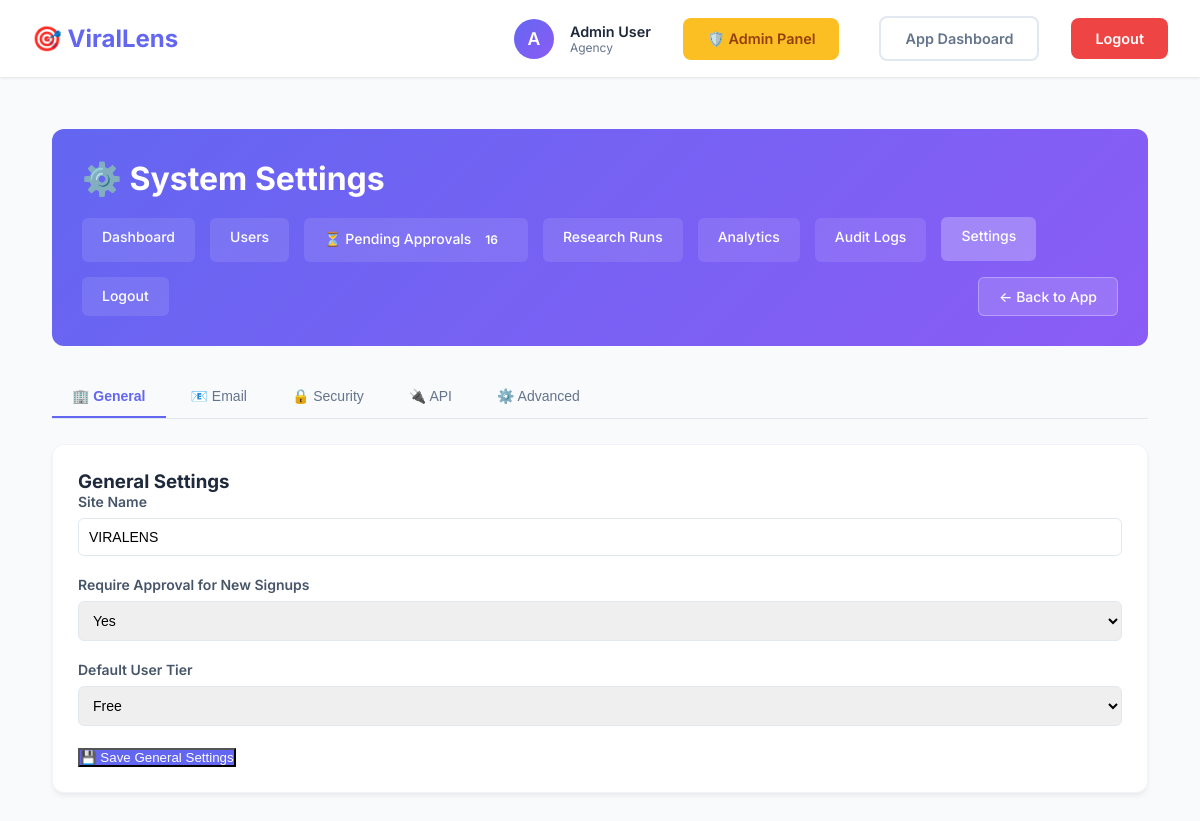
Page /admin/settings (signed in) on the earlier database version.
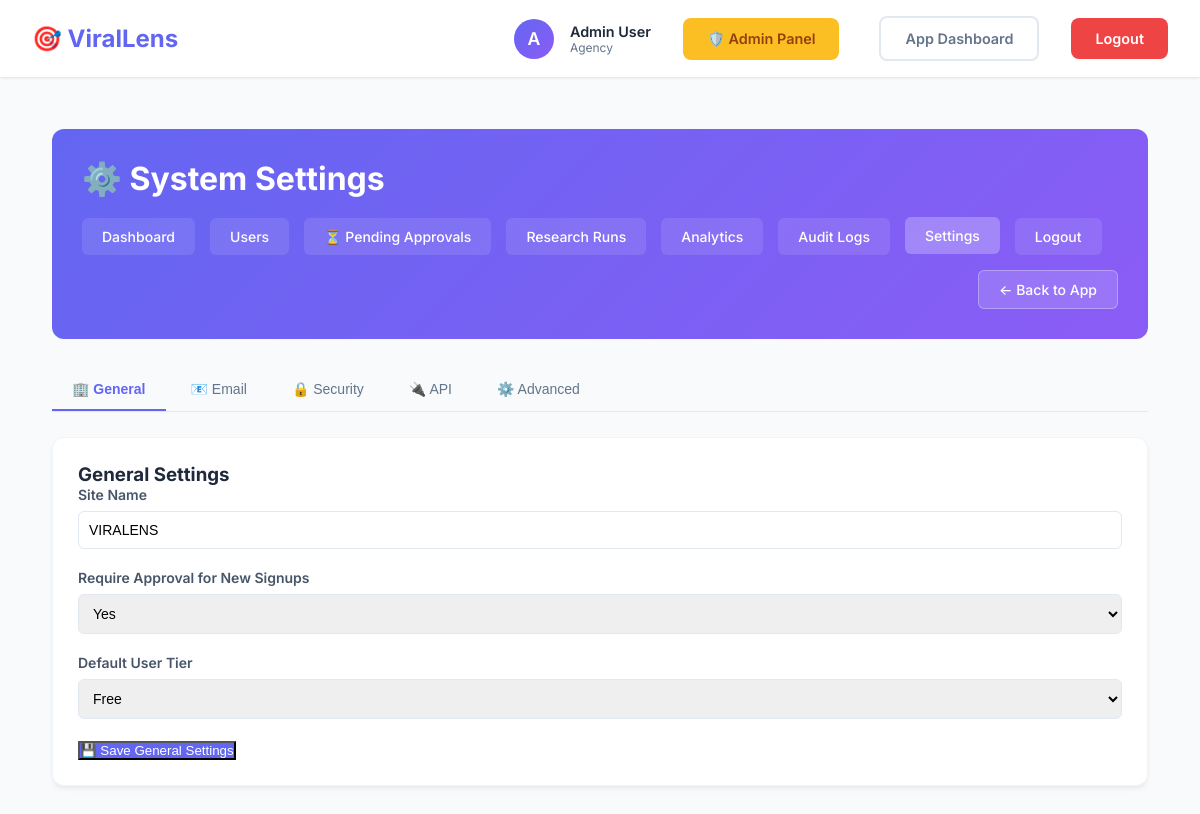
Same page on the later database version.
### models.py (models this page shows, shortened)
class SystemSettings(db.Model):
    __tablename__ = 'system_settings'
    id = db.Column(db.Integer, primary_key=True)
    key = db.Column(db.String(100), unique=True, nullable=False, index=True)
    value = db.Column(db.Text)
    description = db.Column(db.Text)
    created_at = db.Column(db.DateTime, default=datetime.utcnow)
    updated_at = db.Column(db.DateTime, onupdate=datetime.utcnow)

### admin_routes.py (the view)
@admin_bp.route('/settings')
@login_required
@admin_required
def settings():
    settings = SystemSettings.query.all()
    settings_dict = {s.key: s for s in settings}
    return render_template('admin/settings.html', settings=settings_dict)

### admin_routes.py (called while the page is built)
@admin_bp.context_processor
def inject_pending_count():
    count = User.query.filter_by(approval_status='pending').count()
    return dict(pending_count=count)

### app.py (called while the page is built)
@login_manager.user_loader
def load_user(user_id):
    return User.query.get(int(user_id))

### utils/admin_utils.py (called while the page is built)
def admin_required(f):
    @wraps(f)
    def decorated_function(*args, **kwargs):
        if not current_user.is_authenticated:
            flash('Please log in to access this page.', 'error')
            return redirect(url_for('login'))
        if not current_user.is_admin:
            flash('Access denied. Admin privileges required.', 'error')
            return redirect(url_for('dashboard'))
        return f(*args, **kwargs)
    return decorated_function

### templates/admin/settings.html (shortened to what this page needs)
{% extends "admin/base_admin.html" %}
{% block header_title %}⚙️ System Settings{% endblock %}
{% block admin_content %}
<div class="tabs-container">
    <div class="tabs-nav">
        <button class="tab-button active" onclick="switchTab('general')">🏢 General</button>
        <button class="tab-button" onclick="switchTab('email')">📧 Email</button>
        <button class="tab-button" onclick="switchTab('security')">🔒 Security</button>
        <button class="tab-button" onclick="switchTab('api')">🔌 API</button>
        <button class="tab-button" onclick="switchTab('advanced')">⚙️ Advanced</button>
    </div>
    <div id="tab-general" class="tab-content active">
        <div class="section-card">
            <h3>General Settings</h3>
            <form method="post" action="{{ url_for('admin.update_settings') }}">
                <div class="form-group">
                    <label>Site Name</label>
                    <input type="text" name="setting_site_name"
                        value="{{ settings.site_name.value if settings.site_name else 'VIRALENS' }}">
                </div>
                <div class="form-group">
                    <label>Require Approval for New Signups</label>
                    <select name="setting_require_approval">
                        <option value="true" {% if not settings.require_approval or
                            settings.require_approval.value=='true' %}selected{% endif %}>Yes</option>
                    </select>
                </div>
                <div class="form-group">
                    <label>Default User Tier</label>
                    <select name="setting_default_tier">
                        <option value="free" >Free</option>
                    </select>
                </div>
                <button type="submit" class="btn-primary">💾 Save General Settings</button>
            </form>
        </div>
    </div>
</div>
{% endblock %}

Differences in the rows shown:
added SystemSettings: setting_require_approval "Yes"
Other differences:
{{ pending_count }}: "16" → (not shown)
form field setting_require_approval: "Yes" → (not shown)
